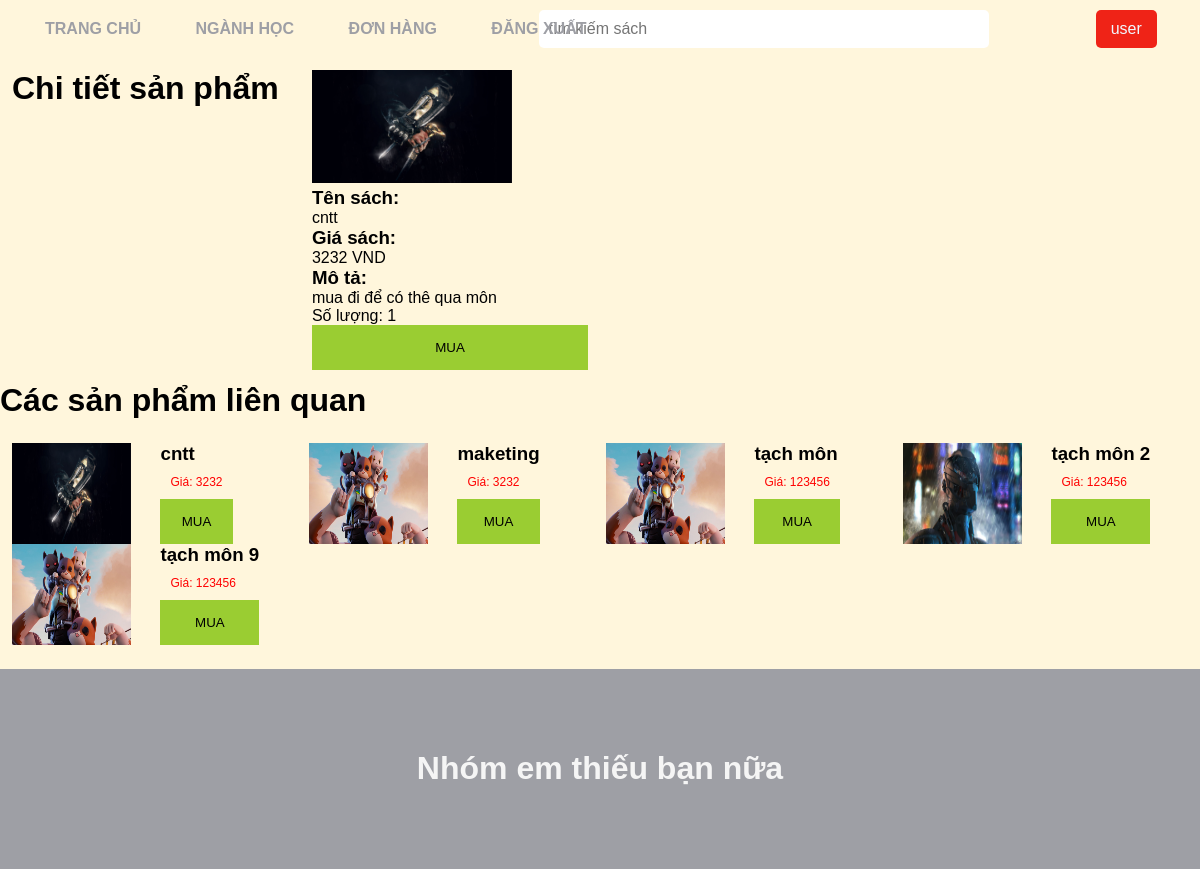
Page /index.php?act=thongTin&id_s=5&id_d=3 on the committed database.
### tables this page shows
CREATE TABLE `sach` (
  `id_sach` int(11) NOT NULL,
  `ky` int(11) NOT NULL,
  `ten_sach` varchar(255) NOT NULL,
  `gia_ban` int(10) NOT NULL,
  `so_luong` int(11) NOT NULL,
  `hinh_anh` varchar(255) DEFAULT NULL,
  `mo_ta` varchar(255) DEFAULT NULL,
  `id_danh_muc` int(11) NOT NULL,
  `trang_thai` int(11) NOT NULL
);

### models/connectdb.php (called while the page is built, shortened)
<?php
function connect()
{
    $servername = "localhost";
    $username = "root";
    $password = "";
    try {
        $conn = new PDO("mysql:host=$servername;dbname=xuong1_done", $username, $password);
        $conn->setAttribute(PDO::ATTR_ERRMODE, PDO::ERRMODE_EXCEPTION);
    } catch (PDOException $e) {
        echo $e->getMessage();
    }
    return $conn;
}
function getData($query, $params = [], $getAll = true)
{
    $conn = connect();
    $stmt = $conn->prepare($query);
    $stmt->execute($params);
    if ($getAll) {
        return $stmt->fetchAll();
    }
    return $stmt->fetch();
}

### models/sach.php (called while the page is built, shortened)
<?php
require_once "models/connectdb.php";
function getOneSach($id)
{
    $sql = "SELECT * FROM sach WHERE id_sach=?";
    return getData($sql, [$id]);
}
function getSachByIdDanhMuc($idDanhMuc)
{
    $sql = "SELECT * FROM sach join danh_muc on sach.id_danh_muc = danh_muc.id_danh_muc WHERE sach.id_danh_muc=?";
    return getData($sql, [$idDanhMuc]);
}

### views/site/thongtin/list.php (the view)
<main class="tt">
    <div class="container">
        <h1>Chi tiết sản phẩm</h1>
        <div class="book-details">
            <?php foreach ($vlAllS as $i => $s) { ?>
                <div class="book-image">
                    <img src="<?php echo $s['hinh_anh'] ?>" alt="Book Cover" width="200" />
                </div>
                <div class="book-info">
                    <div class="book-title">
                        <h3>Tên sách:</h3> <?php echo $s['ten_sach'] ?>
                    </div>
                    <div class="book-price">
                        <h3>Giá sách:</h3> <?php echo $s['gia_ban'] ?> VND
                    </div>
                    <div class="book-description">
                        <h3>Mô tả:</h3>
                        <?php echo $s['mo_ta'] ?>
                    </div>
                    <div class="book-quantity">Số lượng: 1</div>
                    <a href="index.php?act=dangKy&id_s=<?php echo $s['id_sach'] ?>"><button> MUA </a></button>
                </div>
            <?php } ?>
        </div>
    </div>
    <div class="cacSanPhamLienQuan">
        <div>
            <h1>Các sản phẩm liên quan</h1>
        </div>
        <div class="splq">
            <?php foreach ($vlAllLQ as $i => $s) { ?>
                <div class="sanPham">
                    <img src="<?php echo $s['hinh_anh'] ?>" alt="" width="40%">
                    <div>
                        <a href="index.php?act=thongTin&id_s=<?php echo $s['id_sach'] ?>&id_d=<?php echo $s['id_danh_muc'] ?>">
                            <h3><?php echo $s['ten_sach'] ?></h3>
                        </a>
                        <p style="text-align: left; color: red; font-size: 12px;">Giá: <?php echo $s['gia_ban'] ?></p>
                        <button><a href="index.php?act=dangKy&id_s=<?php echo $s['id_sach'] ?>"> MUA </a></button>
                    </div>
                </div>
            <?php } ?>
        </div>
    </div>
</main>

### rows in the picture
sach: hinh_anh (picture), ten_sach "cntt", gia_ban "3232", mo_ta "mua đi để có thê qua môn"
sach: hinh_anh (picture), ten_sach "maketing", gia_ban "3232"
sach: hinh_anh (picture), ten_sach "tạch môn", gia_ban "123456"
sach: hinh_anh (picture), ten_sach "tạch môn 2", gia_ban "123456"
sach: hinh_anh (picture), ten_sach "tạch môn 9", gia_ban "123456"
